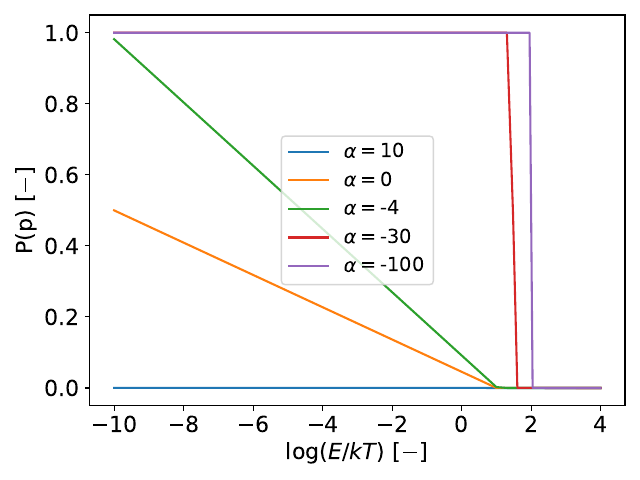

Generate this figure with Python:
import numpy as np
import matplotlib.pyplot as plt
import matplotlib as mpl
mpl.rcParams['xtick.labelsize'] = 16
mpl.rcParams['ytick.labelsize'] = 16
plt.rc("axes", labelsize=16) 
import astropy.units as u
import astropy.constants as cst
import mesa_web as m
from tqdm import tqdm
from scipy.integrate import trapezoid

def occupation_ind(E_kT, alpha):
    return 1/(np.exp(alpha+E_kT)+1)

E_kTs = np.linspace(1E-10, 1E4, 1000)
for alph in [10,0,-4,-30,-100]:
    plt.plot(np.log10(E_kTs), occupation_ind(E_kTs, alph), ls="-", marker="None", label=rf"$\alpha=${alph}")

plt.xlabel(r"$\log(E/kT)$ [$-$]")
plt.ylabel(r"P(p) [$-$]")
plt.legend(fontsize=14)
plt.tight_layout()
plt.savefig(r"ASTRO531\hw3\2b.pdf")
plt.show()